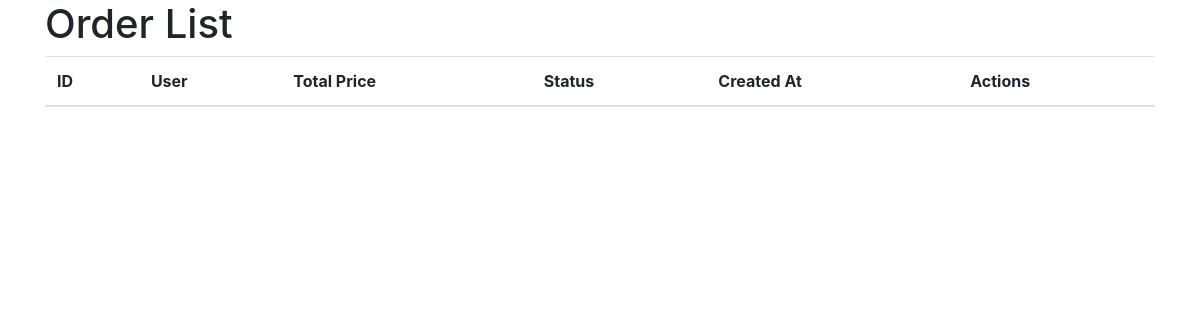
Page /custom_admin/orders/ (signed in) on the earlier database version.
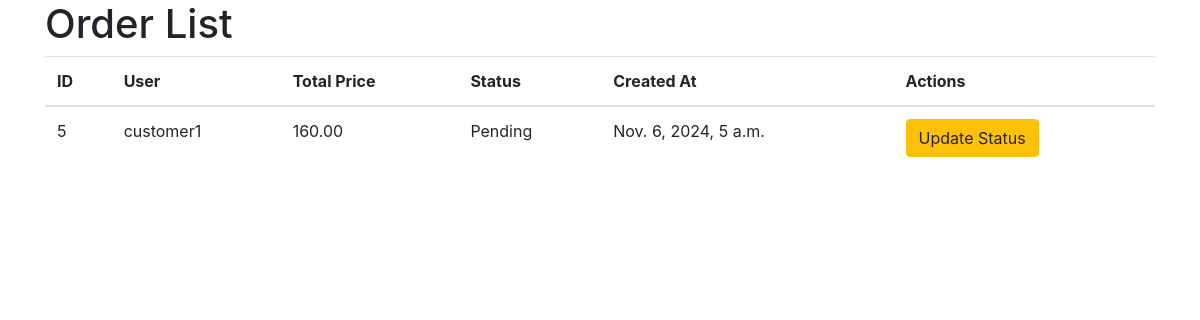
Same page on the later database version.
### shop/models.py (models this page shows, shortened)
class Order(models.Model):
    order_id = models.CharField(max_length=10, unique=True, editable=False)  # Format: ODxxxxx
    user = models.ForeignKey(User, on_delete=models.CASCADE)
    state = models.CharField(max_length=100, default=" ")
    total_price = models.DecimalField(max_digits=10, decimal_places=2)
    created_at = models.DateTimeField(auto_now_add=True)
    updated_at = models.DateTimeField(auto_now=True)
    status = models.CharField(max_length=20, default='Pending')
    cart = models.ForeignKey('Cart', on_delete=models.CASCADE, null=True)
    delivery_time = models.TextField(max_length=255, null=True)

### custom_admin/views.py (the view)
# urls.py: path('orders/', manage_orders, name='manage_orders'),
@login_required
def manage_orders(request):
    order_id = request.GET.get('order_id')
    status = request.GET.get('status')
    orders = Order.objects.all()
    if order_id:
        orders = orders.filter(id=order_id)
    if status:
        orders = orders.filter(status=status)
    total_orders = orders.count()
    pending_orders = orders.filter(status='Pending').count()
    completed_orders = orders.filter(status='Completed').count()
    context = {
        'orders': orders,
        'total_orders': total_orders,
        'pending_orders': pending_orders,
        'completed_orders': completed_orders,
    }
    return render(request, 'order_list.html', context)

### templates/order_list.html (shortened to what this page needs)
<!DOCTYPE html>
<html lang="en">
<head>
    <link rel="stylesheet" href="https://stackpath.bootstrapcdn.com/bootstrap/4.5.2/css/bootstrap.min.css">
</head>
<body>
    <div class="container">
        <h1>Order List</h1>
        <table class="table">
            <thead>
                <tr>
                    <th>ID</th>
                    <th>User</th>
                    <th>Total Price</th>
                    <th>Status</th>
                    <th>Created At</th>
                    <th>Actions</th>
                </tr>
            </thead>
            <tbody>
                {% for order in orders %}
                <tr>
                    <td>{{ order.id }}</td>
                    <td>{{ order.user.username }}</td>
                    <td>{{ order.total_price }}</td>
                    <td>{{ order.status }}</td>
                    <td>{{ order.created_at }}</td>
                    <td>
                        <a href="{% url 'update_order_status' order.id %}" class="btn btn-warning">Update Status</a>
                    </td>
                </tr>
                {% endfor %}
            </tbody>
        </table>
    </div>
</body>
</html>

Differences in the rows shown:
added Order: id "5", user.username "customer1", total_price "160.00", status "Pending", created_at "Nov. 6, 2024, 5 a.m."
